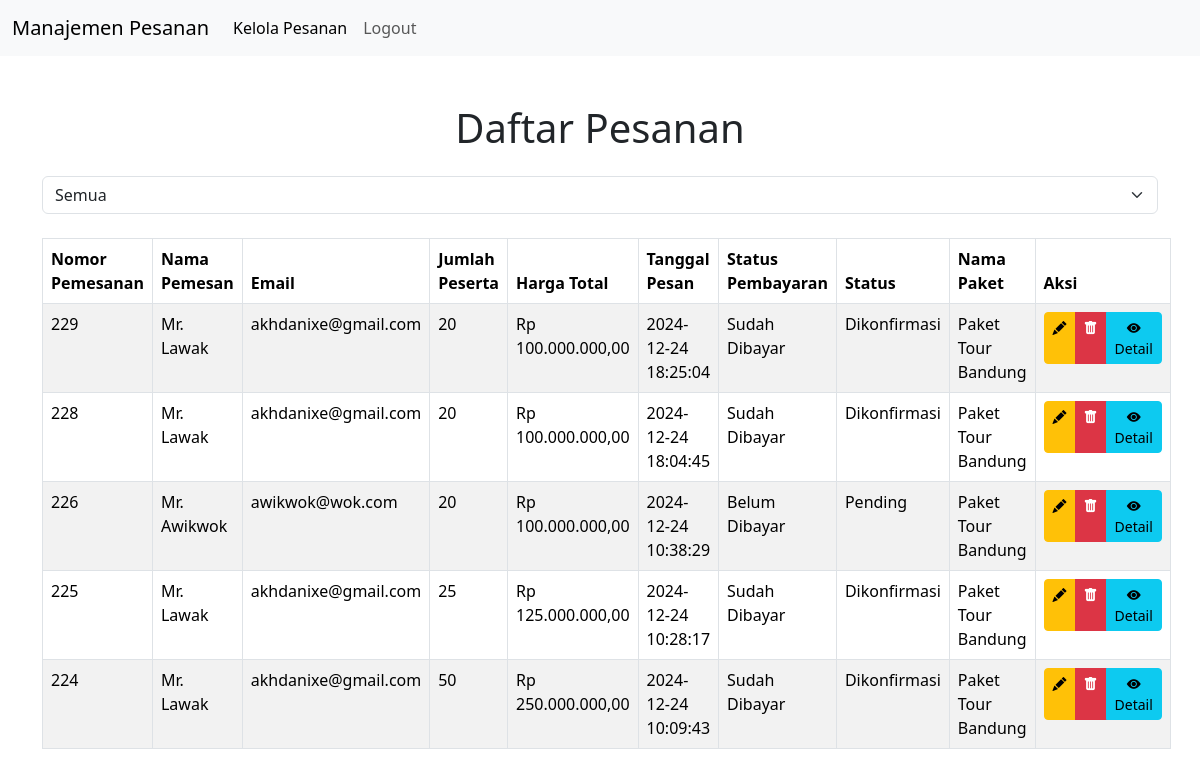
Screenshot of /Dashboard/kelola_pesanan.php (signed in) with the database file from the repository.
### tables this page shows
CREATE TABLE `pesanan` (
  `id_pesanan` int(11) NOT NULL,
  `id_paket` int(11) NOT NULL,
  `user_id` int(11) NOT NULL,
  `nama_pemesan` varchar(255) NOT NULL,
  `email` varchar(255) NOT NULL,
  `jumlah_peserta` int(11) NOT NULL,
  `harga_total` decimal(20,2) NOT NULL,
  `tanggal_perjalanan` date DEFAULT NULL,
  `tanggal_pesan` timestamp NOT NULL DEFAULT current_timestamp(),
  `foto_transfer` varchar(255) NOT NULL,
  `status_pesanan` enum('Pending','Dikonfirmasi','Dibatalkan','Selesai') DEFAULT 'Pending',
  `masa_pembayaran` datetime DEFAULT NULL,
  `status_pembayaran` enum('Belum Dibayar','Sudah Dibayar') DEFAULT 'Belum Dibayar',
  `catatan` text DEFAULT NULL
);

CREATE TABLE `paket` (
  `id_paket` int(11) NOT NULL,
  `nama_paket` varchar(100) NOT NULL,
  `tujuan` varchar(150) NOT NULL,
  `durasi_hari` varchar(11) NOT NULL,
  `harga` varchar(45) NOT NULL,
  `status_paket` enum('Aktif','Nonaktif') NOT NULL,
  `deskripsi` text NOT NULL,
  `foto` varchar(250) DEFAULT NULL
);

### Dashboard/kelola_pesanan.php (the view, shortened to what this page needs)
<?php
require_once '../backend/koneksi.php';
$status_filter = isset($_GET['status']) ? $_GET['status'] : 'semua';
$sql = "SELECT p.id_pesanan, p.id_paket, p.user_id, p.nama_pemesan, p.email, p.jumlah_peserta, p.harga_total, p.tanggal_pesan, p.status_pembayaran, p.status_pesanan, pk.nama_paket
FROM pesanan p
JOIN paket pk ON p.id_paket = pk.id_paket";
$sql .= " ORDER BY p.tanggal_pesan DESC";
$result = $conn->query($sql);
?>
<!DOCTYPE html>
<html lang="en">
<head>
    <link href="https://cdn.jsdelivr.net/npm/bootstrap@5.3.3/dist/css/bootstrap.min.css" rel="stylesheet">
    <link href="https://cdnjs.cloudflare.com/ajax/libs/bootstrap-icons/1.10.5/font/bootstrap-icons.min.css" rel="stylesheet">
</head>
<body>
<nav class="navbar navbar-expand-lg navbar-light bg-light">
    <div class="container-fluid">
        <a class="navbar-brand" href="admin.php">Manajemen Pesanan</a>
        <div class="collapse navbar-collapse" id="navbarNav">
            <ul class="navbar-nav">
                <li class="nav-item">
                    <a class="nav-link active" href="#">Kelola Pesanan</a>
                </li>
                <li class="nav-item">
                    <a class="nav-link" href="../Backend/logout.php">Logout</a>
                </li>
            </ul>
        </div>
    </div>
</nav>
<div class="container my-5">
    <h1 class="text-center mb-4">Daftar Pesanan</h1>
    <form method="GET" class="mb-4">
        <div class="input-group">
            <select class="form-select" name="status" onchange="this.form.submit()">
                <option value="semua" <?= $status_filter == 'semua' ? 'selected' : '' ?>>Semua</option>
            </select>
        </div>
    </form>
    <table class="table table-striped table-bordered">
        <thead>
            <tr>
                <th>Nomor Pemesanan</th>
                <th>Nama Pemesan</th>
                <th>Email</th>
                <th>Jumlah Peserta</th>
                <th>Harga Total</th>
                <th>Tanggal Pesan</th>
                <th>Status Pembayaran</th>
                <th>Status</th>
                <th>Nama Paket</th>
                <th>Aksi</th>
            </tr>
        </thead>
        <tbody>
            <?php
            if ($result->num_rows > 0) {
                while ($row = $result->fetch_assoc()) {
                    echo '<tr>
                            <td>' . $row['id_pesanan'] . '</td>
                            <td>' . htmlspecialchars($row['nama_pemesan']) . '</td>
                            <td>' . htmlspecialchars($row['email']) . '</td>
                            <td>' . htmlspecialchars($row['jumlah_peserta']) . '</td>
                            <td>Rp ' . number_format($row['harga_total'], 2, ',', '.') . '</td>
                            <td>' . htmlspecialchars($row['tanggal_pesan']) . '</td>
                            <td>' . htmlspecialchars($row['status_pembayaran']) . '</td>
                            <td>' . (isset($row['status_pesanan']) ? htmlspecialchars($row['status_pesanan']) : 'Tidak ada status') . '</td>
                            <td>' . htmlspecialchars($row['nama_paket']) . '</td>
                            <td>
                                <div class="btn-group" role="group" aria-label="Aksi">
                                    <a href="edit_pesanan.php?id=' . htmlspecialchars($row['id_pesanan']) . '" class="btn btn-warning btn-sm">
                                        <i class="bi bi-pencil-fill"></i>
                                    </a>
                                    <a href="delete_pesanan.php?id=' . htmlspecialchars($row['id_pesanan']) . '"
                                       class="btn btn-danger btn-sm"
                                       onclick="return confirm(\'Yakin ingin menghapus pesanan ini?\')">
                                        <i class="bi bi-trash-fill"></i>
                                    </a>
                                    <a href="detail_pesanan.php?id=' . htmlspecialchars($row['id_pesanan']) . '"
                                       class="btn btn-info btn-sm">
                                        <i class="bi bi-eye-fill"></i> Detail
                                    </a>
                                </div>
                            </td>
                          </tr>';
                }
            } else {
                echo '<tr><td colspan="10" class="text-center">Tidak ada pesanan tersedia.</td></tr>';
            }
            ?>
        </tbody>
    </table>
</div>
</body>
</html>

### rows the page displays
pesanan: id_pesanan "229", nama_pemesan "Mr. Lawak", email "akhdanixe@gmail.com", jumlah_peserta "20", harga_total "100.000.000,00", tanggal_pesan "2024-12-24 18:25:04", status_pembayaran "Sudah Dibayar", status_pesanan "Dikonfirmasi", id_paket.nama_paket "Paket Tour Bandung"
pesanan: id_pesanan "228", nama_pemesan "Mr. Lawak", email "akhdanixe@gmail.com", jumlah_peserta "20", harga_total "100.000.000,00", tanggal_pesan "2024-12-24 18:04:45", status_pembayaran "Sudah Dibayar", status_pesanan "Dikonfirmasi", id_paket.nama_paket "Paket Tour Bandung"
pesanan: id_pesanan "226", nama_pemesan "Mr. Awikwok", email "awikwok@wok.com", jumlah_peserta "20", harga_total "100.000.000,00", tanggal_pesan "2024-12-24 10:38:29", status_pembayaran "Belum Dibayar", status_pesanan "Pending", id_paket.nama_paket "Paket Tour Bandung"
pesanan: id_pesanan "225", nama_pemesan "Mr. Lawak", email "akhdanixe@gmail.com", jumlah_peserta "25", harga_total "125.000.000,00", tanggal_pesan "2024-12-24 10:28:17", status_pembayaran "Sudah Dibayar", status_pesanan "Dikonfirmasi", id_paket.nama_paket "Paket Tour Bandung"
pesanan: id_pesanan "224", nama_pemesan "Mr. Lawak", email "akhdanixe@gmail.com", jumlah_peserta "50", harga_total "250.000.000,00", tanggal_pesan "2024-12-24 10:09:43", status_pembayaran "Sudah Dibayar", status_pesanan "Dikonfirmasi", id_paket.nama_paket "Paket Tour Bandung"
